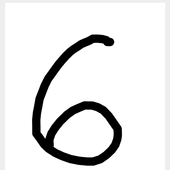
#> input picture project/deep_learning_for_computer_vision_examples/notebooks/handwritten_six.png, 170 x 170 px
$ jupyter execute --allow-errors helpers.ipynb
#> lines starting #> are read from the running program, lines starting #| are printed output that depends on the picture; after the words box and inside, x2 and y2 are one past the last pixel; in counts of white or black regions, pixels touching at a corner belong together
* Leer un archivo de imagen
* Convertirlo a array numérico
* Volver a mostrarlo como imagen

[cell 1]
from IPython.display import Image
Image("handwritten_six.PNG", width=3, height=5)

[cell 2]
from PIL import Image
import numpy as np

img = Image.open('handwritten_six.png').convert('L')

np_img = np.array(img)

[cell 3]
np_img=np_img.reshape(28900, )
np_img.shape

int(np.sqrt(np_img.shape))
#> Out = 170

[cell 4]
img = Image.new('1', (170, 170))
#> img: PIL image 170x170 1; every value is 0
data=[int(np_img) for np_img in np_img]
#> data = 28900 items
img.putdata(data)
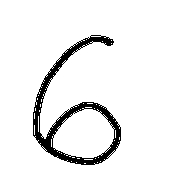
#> img: PIL image 170x170 1; 92.5% white; 1 black region, box (x1, y1, x2, y2) and area: (33, 35, 121, 165) 2176
img.save('my_handwritten_six.png')
img.show()

### re-scaling

#> (a cell that did not finish here is left out)

#> (a cell that did not finish here is left out)

[cell 7]
img = Image.new('1', (100, 100))
#> img: PIL image 100x100 1; every value is 0
data=[int(np_img) for np_img in np_img]
#> (the rest of this cell did not finish here and is left out)
